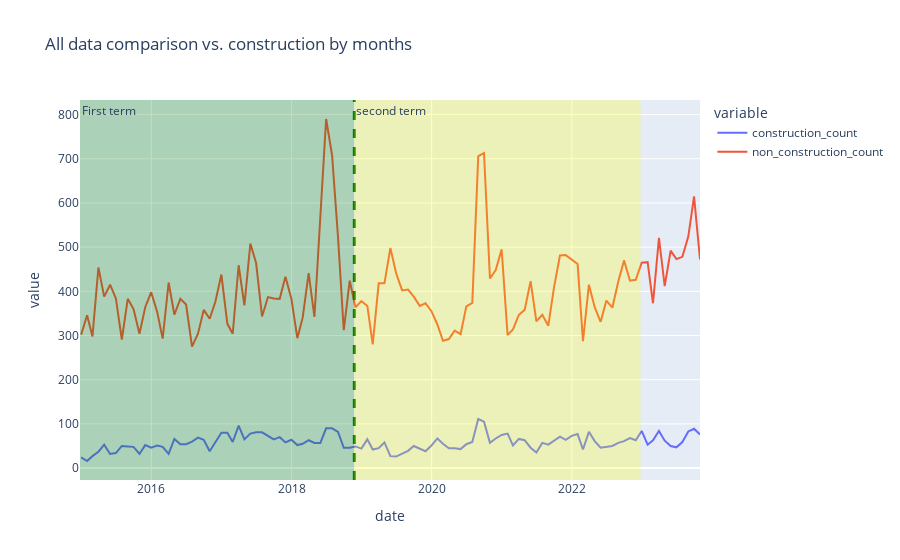

Source (notebook cell):
### Code cell
import plotly.express as px

fig = px.line(monthly_frequency, x="date", y=["construction_count","non_construction_count"], title='All data comparison vs. construction by months')
fig.add_vline(x="2018-11-24", line_width=3, line_dash="dash", line_color="green")
fig.add_vrect(x0="2014-12-25", x1="2018-11-23", 
              annotation_text="First term", annotation_position="top left",
              fillcolor="green", opacity=0.25, line_width=0)
fig.add_vrect(x0="2018-11-24", x1="2022-12-25", 
              annotation_text="second term", annotation_position="top left",
              fillcolor="yellow", opacity=0.25, line_width=0)
fig.show()
